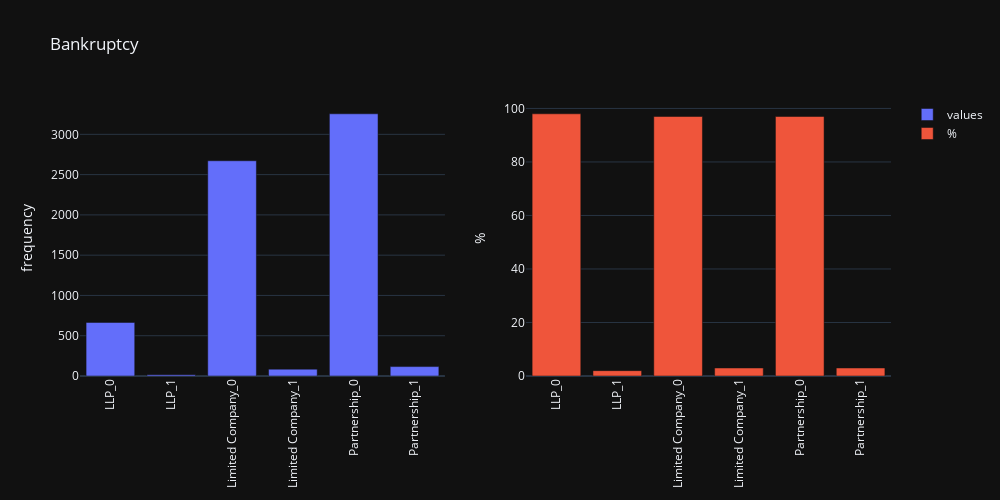

The cell this chart's notebook holds for it:
### Code cell
comp_type_index = list(data_agg.index.values)
plot_dist_bar(data_agg["values"],data_agg["perc%"], title="Bankruptcy")

### Figure 1 — Plotly figure (JSON) as saved in the notebook; plotly's stock layout.template omitted (floating-point values rounded to 4 significant figures)
{"data": [{"name": "values", "type": "bar", "x": ["LLP_0", "LLP_1", "Limited Company_0", "Limited Company_1", "Partnership_0", "Partnership_1"], "xaxis": "x", "y": [665, 17, 2672, 85, 3255, 117], "yaxis": "y"}, {"name": "%", "type": "bar", "x": ["LLP_0", "LLP_1", "Limited Company_0", "Limited Company_1", "Partnership_0", "Partnership_1"], "xaxis": "x2", "y": [98, 2, 97, 3, 97, 3], "yaxis": "y2"}], "layout": {"height": 500, "title": {"text": "Bankruptcy"}, "width": 1000, "xaxis": {"anchor": "y", "domain": [0, 0.45], "tickangle": -90}, "xaxis2": {"anchor": "y2", "domain": [0.55, 1], "tickangle": -90}, "yaxis": {"anchor": "x", "domain": [0, 1], "title": {"text": "frequency"}}, "yaxis2": {"anchor": "x2", "domain": [0, 1], "title": {"text": "%"}}}}
